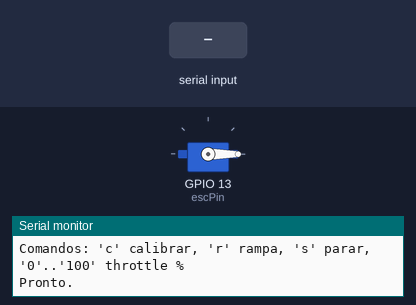
Simulated run of this sketch. Board: ESP32. On the bench: servo, the last lines printed to the serial monitor. Inputs (shaded band) come from the test bench.

Above: at 1.7 s.
1.8 s: "r90\n" received over Serial
At 2.52 s:
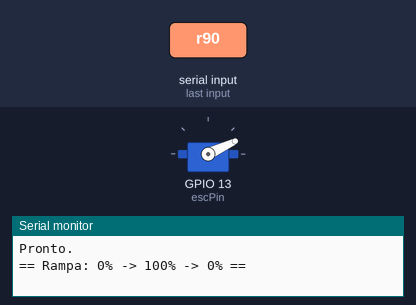
At 8.0 s:
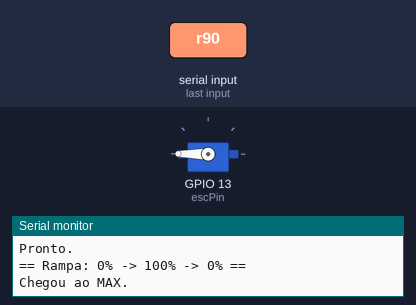
Timing chart, 0 to 13.8 s (numbered marks = the images above; inputs shaded):
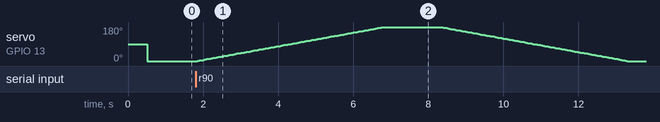

Measured:
- after the input at 1.8 s, servo on GPIO 13 (escPin): rises from 0° to 180° in 5.0 s, then falls to 0° in 6.5 s

The sketch:

TesteMotores.ino
```cpp
// Teste ESC + motor brushless - Arduino Uno
// Uso: Serial monitor 115200
// Comandos via Serial:
//   'c' => calibrar (procedimento de calibração típico: MAX -> MIN)
//   'r' => rampa automática (0% -> 100% -> 0%)
//   's' => parar (envia MIN)
//   digits (0..100) => define throttle em %

#include <ESP32Servo.h>

Servo esc;

const int escPin = 13;       // pino de sinal para o ESC
const int MIN_PULSE = 1000;  // microsegundos (valor mínimo; ajuste se necessário)
const int MAX_PULSE = 2000;  // microsegundos (valor máximo; ajuste se necessário)

const int RAMP_STEP_MS = 50;  // tempo entre passos na rampa (ms)
const int RAMP_STEP_US = 10;  // incremento de microsegundos por passo (us)

void setup() {
  Serial.begin(115200);
  while (!Serial) { ; }  // aguarda porta serial (não trava se USB ausente)
  Serial.println();
  Serial.println("=== Teste ESC + BLDC ===");
  Serial.println("Conecte GND comum entre Arduino e ESC.");
  Serial.println("Remova a helice! Use sem helice para testes.");
  Serial.println("Comandos: 'c' calibrar, 'r' rampa, 's' parar, '0'..'100' throttle %");
  esc.attach(escPin, MIN_PULSE, MAX_PULSE);  // configura pulso mínimo/máximo
  delay(500);
  sendThrottlePercent(0);  // envia mínimo ao iniciar
  Serial.println("Pronto.");
}

void loop() {
  if (Serial.available()) {
    String t = Serial.readStringUntil('\n');
    t.trim();
    if (t.length() == 0) return;
    char cmd = t.charAt(0);
    if (cmd == 'c' || cmd == 'C') {
      calibrateESC();
    } else if (cmd == 'r' || cmd == 'R') {
      rampTest();
    } else if (cmd == 's' || cmd == 'S') {
      sendThrottlePercent(0);
      Serial.println("Motor parado (0%).");
    } else {
      // tentar interpretar como número de 0..100
      int val = t.toInt();
      if (val < 0) val = 0;
      if (val > 100) val = 100;
      sendThrottlePercent(val);
      Serial.print("Throttle setado para: ");
      Serial.print(val);
      Serial.println("%");
    }
  }
}

// Envia um valor percentual (0..100) convertido para microsegundos
void sendThrottlePercent(int percent) {
  percent = constrain(percent, 0, 100);
  int pulse = map(percent, 0, 100, MIN_PULSE, MAX_PULSE);
  esc.writeMicroseconds(pulse);
}

// Rotina de calibração (procedimento típico):
// - envia MAX por 2s, depois MIN por 2s.
// Nota: muitos ESCs demandam que a bateria seja conectada com o sinal já em MAX para entrar no modo de calibração.
// Se seu ESC exige conectar bateria para calibrar, siga instruções do fabricante. Aqui fazemos algo simples via software.
void calibrateESC() {
  Serial.println("== Calibração ESC ==");
  Serial.println("Sending MAX pulse...");
  esc.writeMicroseconds(MAX_PULSE);
  delay(2000);
  Serial.println("Now sending MIN pulse...");
  esc.writeMicroseconds(MIN_PULSE);
  delay(2000);
  Serial.println("Calibração (sequencia) enviada. Verifique sinais sonoros do ESC.");
  Serial.println("Se seu ESC pede para conectar a bateria durante MAX, desconecte e reconecte bateria conforme instrucoes do ESC.");
  // mantém em MIN
  esc.writeMicroseconds(MIN_PULSE);
}

// Teste de rampa: sobe progressivamente 0% -> 100% -> 0%
void rampTest() {
  Serial.println("== Rampa: 0% -> 100% -> 0% ==");
  // Rampa subida
  int pulse = MIN_PULSE;
  while (pulse < MAX_PULSE) {
    esc.writeMicroseconds(pulse);
    pulse += RAMP_STEP_US;
    delay(RAMP_STEP_MS);
  }
  esc.writeMicroseconds(MAX_PULSE);
  Serial.println("Chegou ao MAX.");
  delay(1500);  // seguro curto: mantém no máximo por 1.5s (sem hélice!)
  // Rampa descida
  pulse = MAX_PULSE;
  while (pulse > MIN_PULSE) {
    esc.writeMicroseconds(pulse);
    pulse -= RAMP_STEP_US;
    delay(RAMP_STEP_MS);
  }
  esc.writeMicroseconds(MIN_PULSE);
  Serial.println("Rampa finalizada. Motor parado (MIN).");
}
```
